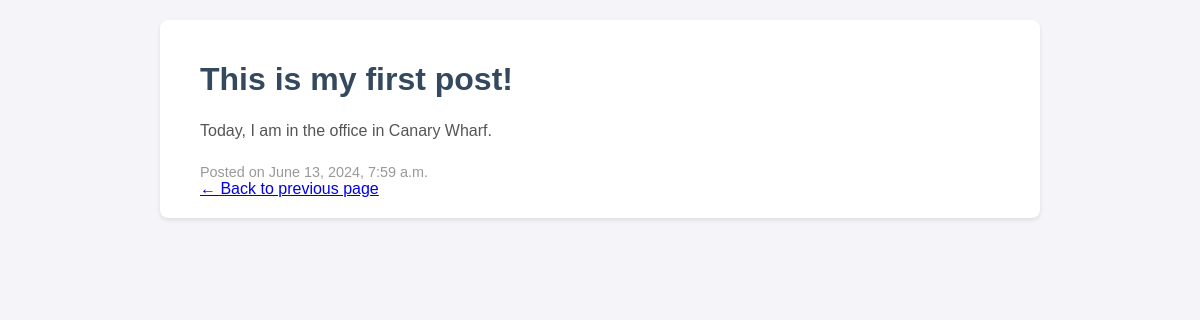
The page /playground/first-post on the database its author committed.
### playground/models.py (models this page shows, shortened)
class Post(models.Model):
    title = models.CharField(max_length=100)
    content = models.TextField()
    slug = models.SlugField()
    created_at = models.DateTimeField(auto_now_add=True)

### playground/views.py (the view)
# urls.py: path('<slug:slug>', views.show_my_post, name="post_detail"),
def show_my_post(request, slug):
    post = Post.objects.get(slug=slug)
    return render(request, 'post_detail.html', {'post': post})

### playground/templates/post_detail.html (shortened to what this page needs)
<!DOCTYPE html>
<html lang="en">
<head>
</head>
<body>
    <div class="container">
        <h1>{{ post.title }}</h1>
        <div class="content">{{ post.content }}</div>
        <div class="created_at">Posted on {{ post.created_at|date:"F j, Y, g:i a" }}</div>
        <a href="{% url 'playground:posts_list' %}" >← Back to previous page</a>
    </div>
</body>
</html>

### playground/templates/post_detail.html (style rules this page uses)
body { font-family: Arial, sans-serif; background-color: #f4f4f9; margin: 0; padding: 0; display: flex; justify-content: center; align-items: flex-start; min-height: 100vh; color: #333; }
.container { width: 80%; max-width: 800px; margin: 20px; background-color: #fff; padding: 20px 40px; border-radius: 8px; box-shadow: 0 2px 4px rgba(0,0,0,0.1); }
h1 { color: #34495e; margin-bottom: 20px; }
.content { color: #555; line-height: 1.6; margin-bottom: 20px; }
.created_at { color: #999; font-size: 0.9em; }

### rows shown on the page
Post: title "This is my first post!", content "Today, I am in the office in Canary Wharf.", created_at "June 13, 2024, 7:59 a.m."
